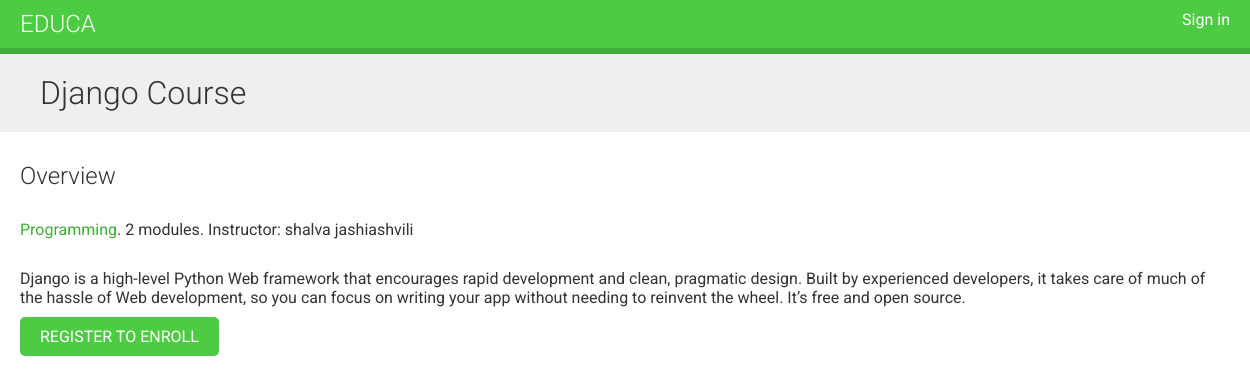
The app's page /course/macbook-air/ with its own data.
### courses/models.py (models this page shows, shortened)
class Course(models.Model):
    owner = models.ForeignKey(User, related_name='courses_created')
    subject = models.ForeignKey(Subject, related_name='courses')
    title = models.CharField(max_length=200)
    slug = models.SlugField(max_length=200, unique=True)
    overview = models.TextField()
    created = models.DateTimeField(auto_now_add=True)
    students = models.ManyToManyField(User, related_name='courses_joined', blank=True)
    class Meta:
        ordering = ('-created',)

class Subject(models.Model):
    title = models.CharField(max_length=200)
    slug = models.SlugField(max_length=200, unique=True)
    class Meta:
        ordering = ('title',)

### courses/views.py (the view)
# urls.py: url(r'^(?P<slug>[\w-]+)/$', views.CourseDetailView.as_view(), name='course_detail'),
class CourseDetailView(DetailView):
    model = Course
    template_name = 'courses/course/detail.html'
    def get_context_data(self, **kwargs):
        context = super(CourseDetailView, self).get_context_data(**kwargs)
        context['enroll_form'] = CourseEnrollForm(initial={'course':self.object})
        return context

### courses/templates/courses/course/detail.html (shortened to what this page needs)
{% extends "base.html" %}
{% block content %}
    {% with subject=course.subject %}
        <h1>
            {{ object.title }}
        </h1>
        <div class="module">
            <h2>Overview</h2>
            <p>
                <a href="{% url "course_list_subject" subject.slug %}">{{ subject.title }}</a>.
                {{ course.modules.count }} modules.
                Instructor: {{ course.owner.get_full_name }}
            </p>
            {{ object.overview|linebreaks }}
            {% if request.user.is_authenticated %}
                <form action="{% url "student_enroll_course" %}" method="post">
                    {{ enroll_form }}
                    {% csrf_token %}
                    <input type="submit" class="button" value="Enroll now">
                </form>
            {% else %}
                <a href="{% url "student_registration" %}" class="button">
                    Register to enroll
                </a>
            {% endif %}
        </div>
    {% endwith %}
{% endblock %}

### courses/static/css/base.css (style rules this page uses)
body { margin:0; font-family:'Roboto', sans-serif; font-weight:400; color:#333; }
a { color:#3fad37; text-decoration:none; }
h1, h2, h3, h4, h5, h6 { font-family:'Roboto', sans-serif; font-weight:300; }
h1 { background:#efefef; width:100%; overflow:auto; padding:20px 0 20px 40px; margin:0; }
.module { overflow:auto; }
.module p { margin:10px 0 20px; width:100%; float:left; }
.module { padding:10px 20px; float:left; }
input[type=submit], a.button { border-radius:5px; background:#4dcc43; color:#fff; font-size:16px; text-transform:uppercase; border:none; padding:10px 20px; margin:20px 0; }

### records on screen
Course: title "Django Course", modules.count "2", owner.get_full_name "shalva jashiashvili", overview "Django is a high-level Python Web framework that encourages rapid development and clean, pragmatic design. Built by experienced developers, it takes care of much of the hassle of Web development, so you can focus on writing your app without needing to reinvent the wheel. It’s free and open source."
Subject: title "Programming"
